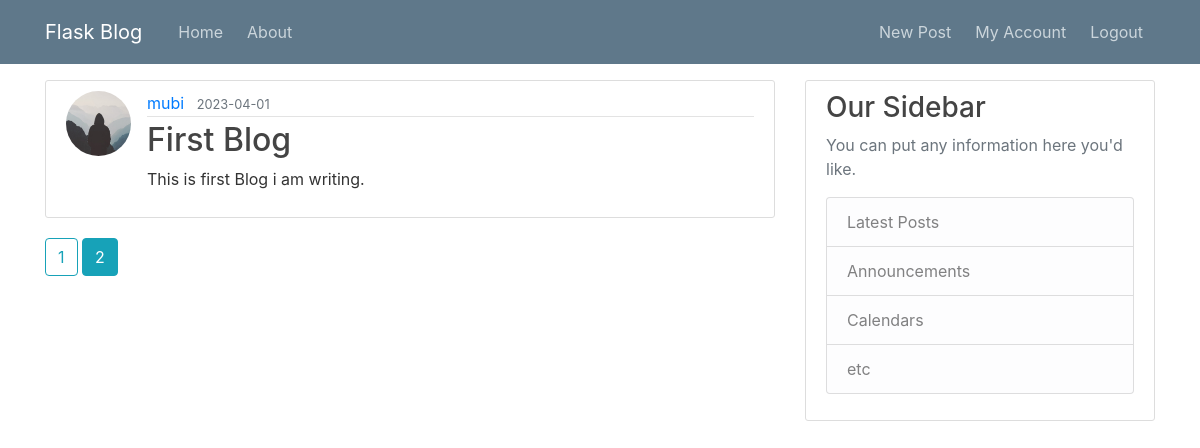
Page /home?page=2 (signed in) on the committed database.
### flaskblog/models.py (models this page shows, shortened)
class Post(db.Model):
    id = db.Column(db.Integer, primary_key=True)
    title = db.Column(db.String(100), nullable=False)
    date_posted = db.Column(db.DateTime, nullable=False, default=datetime.utcnow)
    content = db.Column(db.Text, nullable=False)
    user_id = db.Column(db.Integer, db.ForeignKey('user.id'), nullable=False)

class User(db.Model,UserMixin):
    id = db.Column(db.Integer, primary_key=True)
    username = db.Column(db.String(20), unique=True, nullable=False)
    email = db.Column(db.String(120), unique=True, nullable=False)
    image_file = db.Column(db.String(20), nullable=False, default='default.jpg')
    password = db.Column(db.String(60), nullable=False)
    posts = db.relationship('Post', backref='author', lazy=True)

### flaskblog/routes.py (the view)
@app.route("/")
@app.route("/home")
def home():
    page=request.args.get('page',1,type=int)
    posts=Post.query.order_by(Post.date_posted.desc()).paginate(page=page,per_page=5)
    return render_template('home.html', posts=posts)

### flaskblog/models.py (called while the page is built)
@login_manager.user_loader
def load_user(user_id):
    return User.query.get(int(user_id))

### flaskblog/templates/home.html (shortened to what this page needs)
   {% extends "layout.html" %}
    {%  block content %}
        {% for post in posts.items %}
        <article class="media content-section">
          <img class="rounded-circle article-img" src="{{url_for('static',filename='profile_pics/' + post.author.image_file) }}">
            <div class="media-body">
              <div class="article-metadata">
                <a class="mr-2" href="{{url_for('user_post',username=post.author.username)}}">{{ post.author.username}}</a>
                <small class="text-muted">{{ post.date_posted.strftime('%Y-%m-%d') }}</small>
              </div>
              <h2><a class="article-title" href="{{ url_for('post',post_id=post.id)}}">{{ post.title }}</a></h2>
              <p class="article-content">{{ post.content }}</p>
            </div>
          </article>
        {% endfor %}
        {% for page_num in posts.iter_pages(left_edge=1,right_edge=1,left_current=1,right_current=2) %}
            {% if page_num %}
                {% if posts.page==page_num %}
                       <a  class="btn btn-info mb-4" href="{{url_for('home',page=page_num)}}">{{ page_num }}</a>
                {% else %}
                        <a  class="btn btn-outline-info mb-4" href="{{url_for('home',page=page_num)}}">{{ page_num }}</a>
                {% endif %}
            {% endif %}
        {% endfor %}
    {% endblock content %}

### flaskblog/static/main.css (style rules this page uses)
body { color: #333333; margin-top: 5rem; background-image: url(https://images.unsplash.com/photo-1542435503-956c469947f6?ixlib=rb-4.0.3&ixid=MnwxMjA3fDB8MHxzZWFyY2h8M3x8YmxvZyUyMGJhY2tncm91bmR8ZW58MHx8MHx8&auto=format&fit=crop&w=600&q=60); background-size: cover; }
h1, h2, h3, h4, h5, h6 { color: #444444; }
.content-section { background: #ffffff; padding: 10px 20px; border: 1px solid #dddddd; border-radius: 3px; margin-bottom: 20px; }
.article-title { color: #444444; }
.article-content { white-space: pre-line; }
.article-img { height: 65px; width: 65px; margin-right: 16px; }
.article-metadata { padding-bottom: 1px; margin-bottom: 4px; border-bottom: 1px solid #e3e3e3 }

### rows in the picture
Post: image_file (placeholder picture), author.username "mubi", date_posted "2023-04-01", title "First Blog", content "This is first Blog i am writing."

### other values in the picture
{{ page_num }} "1"
{{ page_num }} "2"
